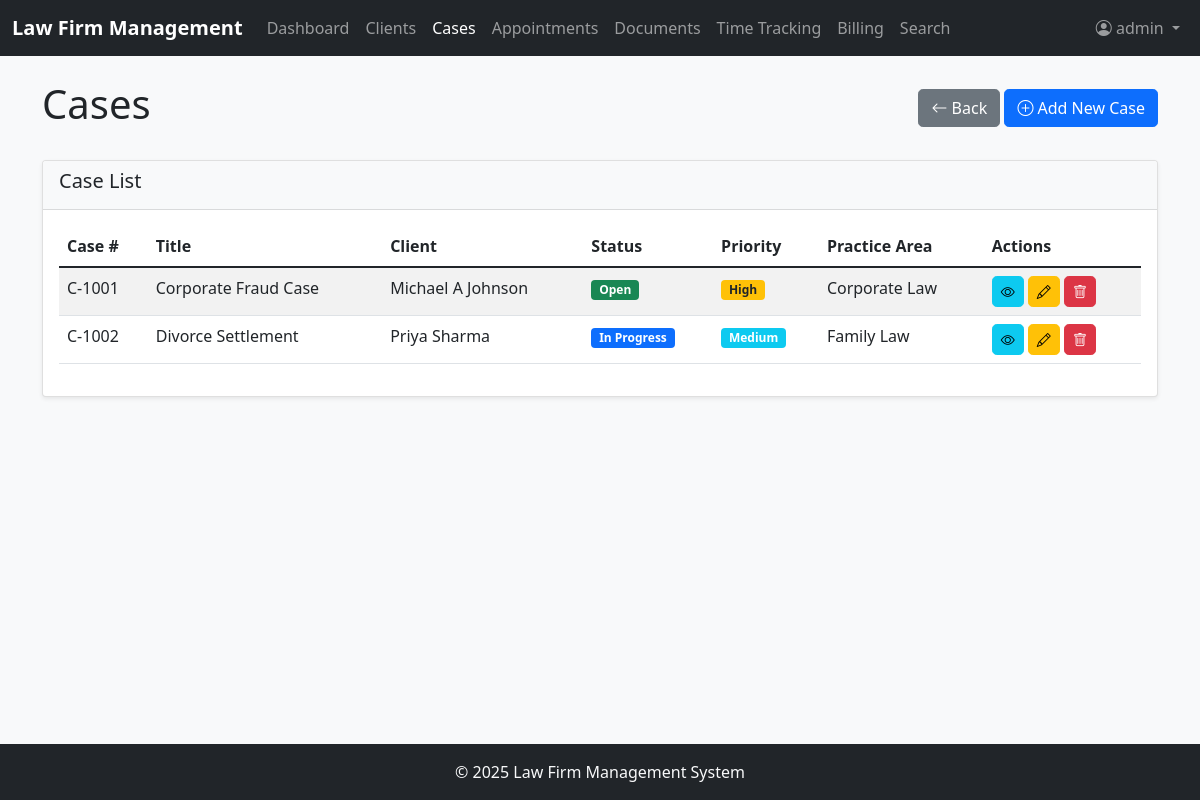
Screenshot of /cases (signed in) with the database file from the repository.
### app/models.py (models this page shows, shortened)
class User(UserMixin, db.Model):
    id = db.Column(db.Integer, primary_key=True)
    username = db.Column(db.String(64), index=True, unique=True)
    email = db.Column(db.String(120), index=True, unique=True)
    password_hash = db.Column(db.String(128))
    first_name = db.Column(db.String(64))
    last_name = db.Column(db.String(64))
    role = db.Column(db.String(20))  # 'lawyer', 'staff', 'admin'
    hourly_rate = db.Column(db.Float)
    cases = db.relationship('Case', secondary=case_assignments, backref=db.backref('assigned_users', lazy='dynamic'))
    time_entries = db.relationship('TimeEntry', backref='user', lazy='dynamic')

class Case(db.Model):
    id = db.Column(db.Integer, primary_key=True)
    case_number = db.Column(db.String(20), unique=True)
    title = db.Column(db.String(128))
    description = db.Column(db.Text)
    status = db.Column(db.String(20))  # Open, In Progress, On Hold, Closed, Archived
    priority = db.Column(db.String(20))  # Low, Medium, High, Urgent
    practice_area = db.Column(db.String(64))
    case_type = db.Column(db.String(64))
    budget = db.Column(db.Float)
    client_id = db.Column(db.Integer, db.ForeignKey('client.id'))
    appointments = db.relationship('Appointment', backref='case', lazy='dynamic')
    documents = db.relationship('Document', backref='case', lazy='dynamic')
    time_entries = db.relationship('TimeEntry', backref='case', lazy='dynamic')
    invoices = db.relationship('Invoice', backref='case', lazy='dynamic')
    created_at = db.Column(db.DateTime, default=datetime.utcnow)
    updated_at = db.Column(db.DateTime, default=datetime.utcnow, onupdate=datetime.utcnow)

class Client(db.Model):
    id = db.Column(db.Integer, primary_key=True)
    first_name = db.Column(db.String(64))
    last_name = db.Column(db.String(64))
    email = db.Column(db.String(120))
    phone = db.Column(db.String(20))
    address = db.Column(db.String(256))
    company = db.Column(db.String(128))
    category = db.Column(db.String(64))
    notes = db.Column(db.Text)
    cases = db.relationship('Case', backref='client', lazy='dynamic')
    appointments = db.relationship('Appointment', backref='client', lazy='dynamic')
    documents = db.relationship('Document', backref='client', lazy='dynamic')

### app/routes.py (the view)
@app.route('/cases')
@login_required
def cases():
    cases = Case.query.all()
    return render_template('cases.html', cases=cases)

### app/__init__.py (called while the page is built)
@login.user_loader
def load_user(id):
    return User.query.get(int(id))

### app/templates/cases.html (shortened to what this page needs)
{% extends "base.html" %} {% block content %}
<div class="d-flex justify-content-between align-items-center mb-4">
  <h1>Cases</h1>
  <div>
    <a
      href="{{ request.referrer or url_for('cases') }}"
      class="btn btn-secondary"
    >
      <i class="bi bi-arrow-left"></i> Back
    </a>
    <a href="{{ url_for('new_case') }}" class="btn btn-primary">
      <i class="bi bi-plus-circle"></i> Add New Case
    </a>
  </div>
</div>
<div class="card mb-4">
  <div class="card-header">
    <h5>Case List</h5>
  </div>
  <div class="card-body">
    <div class="table-responsive">
      <table class="table table-striped" id="casesTable">
        <thead>
          <tr>
            <th>Case #</th>
            <th>Title</th>
            <th>Client</th>
            <th>Status</th>
            <th>Priority</th>
            <th>Practice Area</th>
            <th>Actions</th>
          </tr>
        </thead>
        <tbody>
          {% for case in cases %}
          <tr>
            <td>{{ case.case_number }}</td>
            <td>{{ case.title }}</td>
            <td>{{ case.client.first_name }} {{ case.client.last_name }}</td>
            <td>
              {% if case.status == 'Open' %}
              <span class="badge bg-success">{{ case.status }}</span>
              {% elif case.status == 'In Progress' %}
              <span class="badge bg-primary">{{ case.status }}</span>
              {% elif case.status == 'On Hold' %}
              <span class="badge bg-warning text-dark">{{ case.status }}</span>
              {% elif case.status == 'Closed' %}
              <span class="badge bg-secondary">{{ case.status }}</span>
              {% else %}
              <span class="badge bg-info">{{ case.status }}</span>
              {% endif %}
            </td>
            <td>
              {% if case.priority == 'Low' %}
              <span class="badge bg-success">{{ case.priority }}</span>
              {% elif case.priority == 'Medium' %}
              <span class="badge bg-info">{{ case.priority }}</span>
              {% elif case.priority == 'High' %}
              <span class="badge bg-warning text-dark"
                >{{ case.priority }}</span
              >
              {% else %}
              <span class="badge bg-danger">{{ case.priority }}</span>
              {% endif %}
            </td>
            <td>{{ case.practice_area }}</td>
            <td>
              <a
                href="{{ url_for('case_detail', id=case.id) }}"
                class="btn btn-sm btn-info"
              >
                <i class="bi bi-eye"></i>
              </a>
              <a
                href="{{ url_for('edit_case', id=case.id) }}"
                class="btn btn-sm btn-warning"
              >
                <i class="bi bi-pencil"></i>
              </a>
              <button
                type="button"
                class="btn btn-sm btn-danger"
                onclick="confirmDelete({{ case.id }}, '{{ case.title }}')"
              >
                <i class="bi bi-trash"></i>
              </button>
            </td>
          </tr>
          {% endfor %}
        </tbody>
      </table>
    </div>
  </div>
</div>
{% endblock %}

### app/templates/base.html (shortened to what this page needs)
<!DOCTYPE html>
<html lang="en">
  <head>
    <link
      href="https://cdn.jsdelivr.net/npm/bootstrap@5.1.3/dist/css/bootstrap.min.css"
      rel="stylesheet"
    />
    <link
      rel="stylesheet"
      href="https://cdn.jsdelivr.net/npm/bootstrap-icons@1.8.1/font/bootstrap-icons.css"
    />
    <link
      href="{{ url_for('static', filename='css/style.css') }}"
      rel="stylesheet"
    />
  </head>
  <body class="d-flex flex-column min-vh-100">
    <nav class="navbar navbar-expand-lg navbar-dark bg-dark">
      <div class="container-fluid">
        <a class="navbar-brand" href="{{ url_for('dashboard') }}"
          >Law Firm Management</a
        >
        <div class="collapse navbar-collapse" id="navbarNav">
          <ul class="navbar-nav me-auto">
            <li class="nav-item">
              <a
                class="nav-link {% if request.endpoint == 'dashboard' %}active{% endif %}"
                href="{{ url_for('dashboard') }}"
              >
                Dashboard
              </a>
            </li>
            <li class="nav-item">
              <a
                class="nav-link {% if request.endpoint == 'clients' %}active{% endif %}"
                href="{{ url_for('clients') }}"
              >
                Clients
              </a>
            </li>
            <li class="nav-item">
              <a
                class="nav-link {% if request.endpoint == 'cases' %}active{% endif %}"
                href="{{ url_for('cases') }}"
              >
                Cases
              </a>
            </li>
            <li class="nav-item">
              <a
                class="nav-link {% if request.endpoint == 'appointments' %}active{% endif %}"
                href="{{ url_for('appointments') }}"
              >
                Appointments
              </a>
            </li>
            <li class="nav-item">
              <a
                class="nav-link {% if request.endpoint == 'documents' %}active{% endif %}"
                href="{{ url_for('documents') }}"
              >
                Documents
              </a>
            </li>
            <li class="nav-item">
              <a
                class="nav-link {% if request.endpoint == 'time_tracking' %}active{% endif %}"
                href="{{ url_for('time_tracking') }}"
              >
                Time Tracking
              </a>
            </li>
            <li class="nav-item">
              <a
                class="nav-link {% if request.endpoint == 'billing' %}active{% endif %}"
                href="{{ url_for('billing') }}"
              >
                Billing
              </a>
            </li>
            <li class="nav-item">
              <a
                class="nav-link {% if request.endpoint == 'search' %}active{% endif %}"
                href="{{ url_for('search') }}"
              >
                Search
              </a>
            </li>
          </ul>
          <ul class="navbar-nav">
            {% if current_user.is_anonymous %}
            <li class="nav-item">
              <a class="nav-link" href="{{ url_for('login') }}">Login</a>
            </li>
            {% else %}
            <li class="nav-item dropdown">
              <a
                class="nav-link dropdown-toggle"
                href="#"
                id="navbarDropdown"
                role="button"
                data-bs-toggle="dropdown"
              >
                <i class="bi bi-person-circle"></i> {{ current_user.username }}
              </a>
            </li>
            {% endif %}
          </ul>
        </div>
      </div>
    </nav>
    <main class="flex-grow-1 container mt-4">
       {% block content %}{% endblock %}
    </main>
    <footer class="footer mt-auto py-3 bg-dark text-light">
      <div class="container text-center">
        <span>© <span id="year"></span> Law Firm Management System</span>
      </div>
    </footer>
  </body>
</html>

### app/static/css/style.css (style rules this page uses)
body { font-family: 'Segoe UI', Tahoma, Geneva, Verdana, sans-serif; background-color: #f8f9fa; }
.footer { margin-top: auto; padding: 1rem 0; background-color: #343a40; color: #fff; }
.card { box-shadow: 0 0.125rem 0.25rem rgba(0, 0, 0, 0.075); border: 1px solid rgba(0, 0, 0, 0.125); }
.card-header { background-color: #f8f9fa; border-bottom: 1px solid rgba(0, 0, 0, 0.125); }
.table th { border-top: none; }
.badge { font-size: 0.75em; }
.navbar-brand { font-weight: bold; }
.btn { border-radius: 0.3rem; }

### rows the page displays
User: username "admin"
Case: case_number "C-1001", title "Corporate Fraud Case", client.first_name "Michael A", client.last_name "Johnson", status "Open", priority "High", practice_area "Corporate Law"
Case: case_number "C-1002", title "Divorce Settlement", client.first_name "Priya", client.last_name "Sharma", status "In Progress", priority "Medium", practice_area "Family Law"
